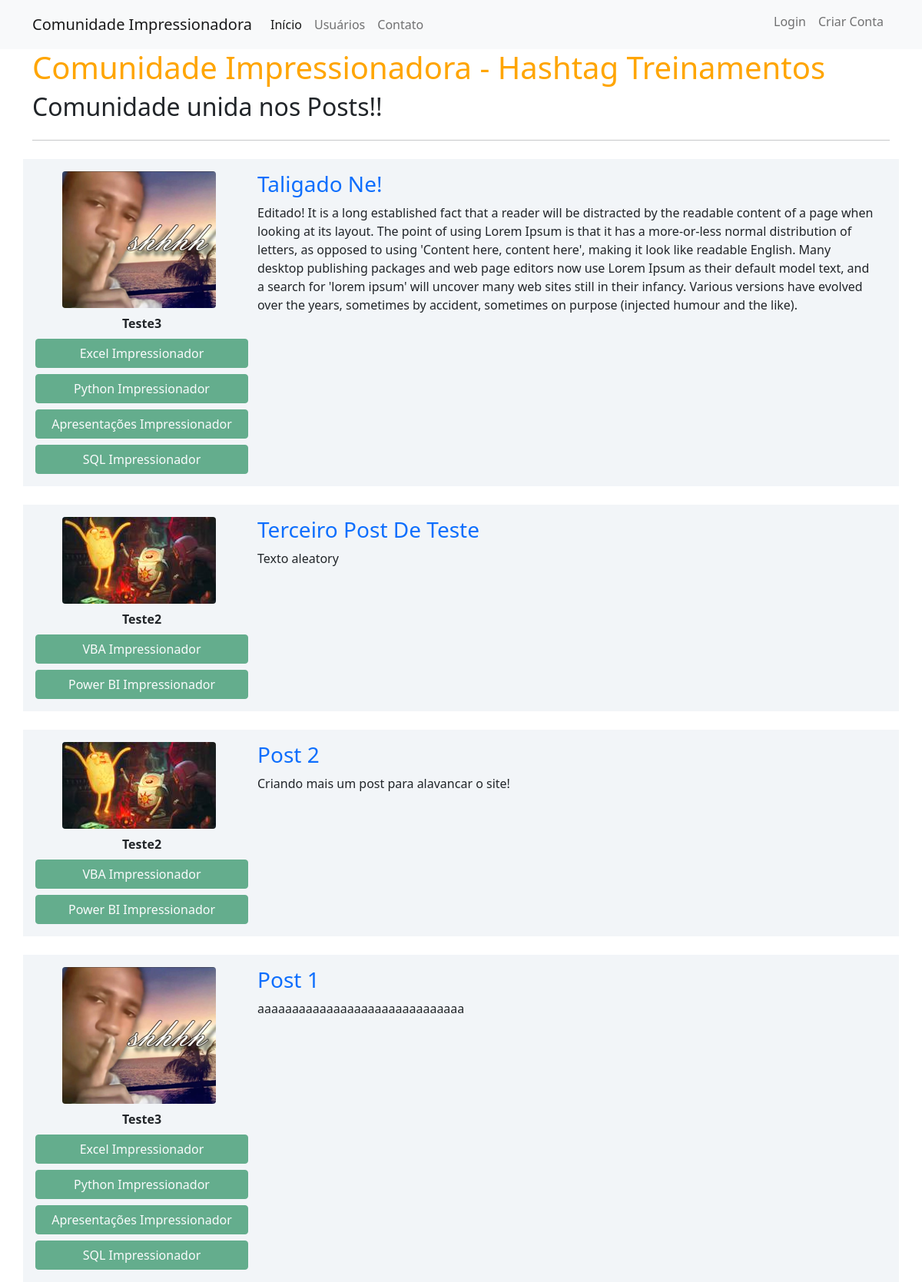
The page / on the database its author committed.
### comunidadeimpressionadora/models.py (models this page shows)
class Post(db.Model):
    __tablename__ = 'posts'
    id = db.Column(db.Integer, primary_key=True)
    titulo = db.Column(db.Text, nullable=False)
    corpo = db.Column(db.Text, nullable=False)
    data_criacao = db.Column(db.DateTime, nullable=False, default=datetime.utcnow)
    usuario_id = db.Column(db.Integer, db.ForeignKey('usuarios.id'), nullable=False)

class Usuario(db.Model, UserMixin):
    __tablename__ = 'usuarios'
    id = db.Column(db.Integer, primary_key=True)
    username = db.Column(db.String(80), unique=True, nullable=False)
    email = db.Column(db.String, unique=True, nullable=False)
    senha = db.Column(db.String(30), nullable=False)
    foto_perfil = db.Column(db.String, default='default.jpg')
    cursos = db.Column(db.String, nullable=False, default='Não informado!')
    posts = db.relationship('Post', backref='autor', lazy=True)

### comunidadeimpressionadora/routes.py (the view)
@app.route('/')
def home():
    posts = Post.query.order_by(Post.id.desc()).all()
    return render_template('home.html', posts=posts)

### comunidadeimpressionadora/templates/home.html
{% extends 'base.html'%}
{% block body%}
        <div class="container">
            <h1 class="mb-2" style="color: orange">Comunidade Impressionadora - Hashtag Treinamentos</h1>
            <h2 class="mb-4" >Comunidade unida nos Posts!!</h2>
            <hr>
            {% for post in posts %}
            <div class="row mt-4 p-3 meupost">
                <div class="col col-3">
                    <div class="image pe-2 mb-2 centralizarImagem"> <img src="{{ url_for('static', filename='fotos_perfil/{}'.format(post.autor.foto_perfil)) }}" class="rounded" width="200" > </div>
                    <strong class="centralizarImagem">{{ post.autor.username.capitalize() }}</strong>
                    <div class="row justify-content-center">
                            {% for curso in post.autor.cursos.split(";") %}
                                <button type="button" class="btn btn-success mt-2" disabled>{{ curso }}</button>
                            {% endfor %}
                    </div>
                </div>
                <div class="col col-9">
                    <a style="text-decoration: none" href="{{ url_for('exibir_post', post_id=post.id) }}"><h3>{{ post.titulo.title() }}</h3></a>
                    <p>{{ post.corpo }}</p>
                </div>
            </div>
            {% endfor %}
        </div>
{% endblock %}

### comunidadeimpressionadora/templates/base.html (shortened to what this page needs)
<!DOCTYPE html>
<html lang="pt-br">
<head>
    <link href="https://cdn.jsdelivr.net/npm/bootstrap@5.0.2/dist/css/bootstrap.min.css" rel="stylesheet">
    <link rel="stylesheet" type="text/css" href="{{ url_for('static', filename='main.css') }}">
</head>
<body>
    {% include 'navbar.html' %}
    {% block body %}
    {% endblock %}
    <script src="https://cdn.jsdelivr.net/npm/bootstrap@5.0.2/dist/js/bootstrap.bundle.min.js"></script></body>
</html>

### comunidadeimpressionadora/templates/navbar.html
<nav class="navbar navbar-expand-lg navbar-light bg-light">
  <div class="container-fluid container">
    <a class="navbar-brand" href="{{ url_for('home') }}">Comunidade Impressionadora</a>
    <div class="collapse navbar-collapse" id="navbarSupportedContent">
      <ul class="navbar-nav me-auto mb-2 mb-lg-0">
        <li class="nav-item">
          <a class="nav-link {% if request.path == '/' %} active {% endif %}" aria-current="page" href="{{ url_for('home') }}">Início</a>
        </li>
        <li class="nav-item">
          <a class="nav-link {% if request.path.startswith('/usuarios') %} active {% endif %}" href="{{ url_for('usuarios') }}">Usuários</a>
        </li>
          <li class="nav-item">
          <a class="nav-link {% if request.path.startswith('/contato') %} active {% endif %}" href="{{ url_for('contato') }}">Contato</a>
        </li>
      </ul>
      <ul class="d-flex navbar-nav mb-2">
          {% if current_user.is_authenticated %}
          <li class="nav-item">
              <a class="nav-link {% if request.path.startswith('/login') %} active {% endif %}" aria-current="page" href="{{ url_for('criar_post') }}">Criar Post</a>
          </li>
          <li class="nav-item">
              <a class="nav-link {% if request.path.startswith('/login') %} active {% endif %}" aria-current="page" href="{{ url_for('perfil') }}">Meu Perfil</a>
          </li>
          <li class="nav-item">
              <a class="nav-link {% if request.path.startswith('/login') %} active {% endif %}" aria-current="page" href="{{ url_for('sair') }}">Sair</a>
          </li>
          {% else %}
              <li class="nav-item">
                <a class="nav-link {% if request.path.startswith('/login') %} active {% endif %}" aria-current="page" href="{{ url_for('login') }}">Login</a>
              </li>
              <li class="nav-item">
                <a class="nav-link {% if request.path.startswith('/login') %} active {% endif %}" aria-current="page" href="{{ url_for('login') }}">Criar Conta</a>
              </li>
          {% endif %}
      </ul>
    </div>
  </div>
</nav>

### comunidadeimpressionadora/static/main.css (style rules this page uses)
.meupost { background: #f2f5f8 !important; }
.centralizarImagem { display: flex; justify-content: center; align-items: center; }

### rows shown on the page
Post: foto_perfil (picture), autor.username "Teste3", curso "Excel Impressionador" "Python Impressionador" "Apresentações Impressionador" "SQL Impressionador", titulo "Taligado Ne!", corpo "Editado! It is a long established fact that a reader will be distracted by the readable content of a page when looking at its layout. The point of using Lorem Ipsum is that it has a more-or-less normal distribution of letters, as opposed to using 'Content here, content here', making it look like readable English. Many desktop publishing packages and web page editors now use Lorem Ipsum as their default model text, and a search for 'lorem ipsum' will uncover many web sites still in their infancy. Various versions have evolved over the years, sometimes by accident, sometimes on purpose (injected humour and the like)."
Post: foto_perfil (picture), autor.username "Teste2", curso "VBA Impressionador" "Power BI Impressionador", titulo "Terceiro Post De Teste", corpo "Texto aleatory"
Post: foto_perfil (picture), autor.username "Teste2", curso "VBA Impressionador" "Power BI Impressionador", titulo "Post 2", corpo "Criando mais um post para alavancar o site!"
Post: foto_perfil (picture), autor.username "Teste3", curso "Excel Impressionador" "Python Impressionador" "Apresentações Impressionador" "SQL Impressionador", titulo "Post 1", corpo "aaaaaaaaaaaaaaaaaaaaaaaaaaaaaa"
